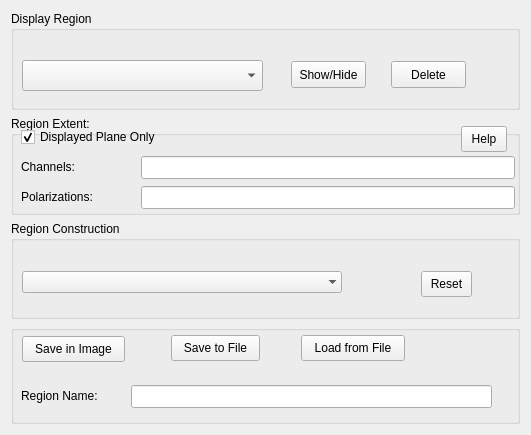
<ui version="4.0" >
 <author>dking</author>
 <class>QtRegionMgr</class>
 <widget class="QWidget" name="QtRegionMgr" >
  <property name="geometry" >
   <rect>
    <x>0</x>
    <y>0</y>
    <width>531</width>
    <height>435</height>
   </rect>
  </property>
  <property name="maximumSize" >
   <size>
    <width>99999</width>
    <height>99999</height>
   </size>
  </property>
  <property name="windowTitle" >
   <string>Region Manager</string>
  </property>
  <layout class="QGridLayout" >
   <item row="0" column="0" >
    <widget class="QGroupBox" name="groupBox" >
     <property name="title" >
      <string>Display Region</string>
     </property>
     <widget class="QComboBox" name="regName" >
      <property name="geometry" >
       <rect>
        <x>11</x>
        <y>49</y>
        <width>241</width>
        <height>31</height>
       </rect>
      </property>
      <property name="toolTip" >
       <string>Names of all regions stored in image or loaded from files</string>
      </property>
     </widget>
     <widget class="QPushButton" name="showOrHide" >
      <property name="geometry" >
       <rect>
        <x>280</x>
        <y>50</y>
        <width>75</width>
        <height>27</height>
       </rect>
      </property>
      <property name="toolTip" >
       <string>Show or Hide region in display </string>
      </property>
      <property name="text" >
       <string>Show/Hide</string>
      </property>
     </widget>
     <widget class="QPushButton" name="deleteReg" >
      <property name="geometry" >
       <rect>
        <x>380</x>
        <y>50</y>
        <width>75</width>
        <height>27</height>
       </rect>
      </property>
      <property name="toolTip" >
       <string>Delete Region from Image</string>
      </property>
      <property name="text" >
       <string>Delete</string>
      </property>
     </widget>
    </widget>
   </item>
   <item row="1" column="0" >
    <widget class="QGroupBox" name="extentGrpBox_" >
     <property name="toolTip" >
      <string>Controls region extent along &lt;i>non-displayed&lt;/i> axes.  Set &lt;i>before&lt;/i> defining region with the mouse.  (Typically, selecting All Axes extends over all channels &lt;i>and&lt;/i> all Stokes).</string>
     </property>
     <property name="title" >
      <string>Region Extent:</string>
     </property>
     <widget class="QLineEdit" name="chan_sel" >
      <property name="geometry" >
       <rect>
        <x>130</x>
        <y>40</y>
        <width>374</width>
        <height>23</height>
       </rect>
      </property>
      <property name="toolTip" >
       <string>blank for all channels or list of channels</string>
      </property>
     </widget>
     <widget class="QLineEdit" name="pol_sel" >
      <property name="geometry" >
       <rect>
        <x>130</x>
        <y>70</y>
        <width>374</width>
        <height>23</height>
       </rect>
      </property>
      <property name="toolTip" >
       <string>blank for all polarizations or list of polarizations</string>
      </property>
     </widget>
     <widget class="QCheckBox" name="planeOnlyCB" >
      <property name="geometry" >
       <rect>
        <x>10</x>
        <y>10</y>
        <width>161</width>
        <height>22</height>
       </rect>
      </property>
      <property name="toolTip" >
       <string>If checked the drawn region applies for the displayed </string>
      </property>
      <property name="text" >
       <string>Displayed Plane Only</string>
      </property>
      <property name="checked" >
       <bool>true</bool>
      </property>
      <property name="tristate" >
       <bool>false</bool>
      </property>
     </widget>
     <widget class="QLabel" name="chanExt" >
      <property name="geometry" >
       <rect>
        <x>10</x>
        <y>40</y>
        <width>83</width>
        <height>22</height>
       </rect>
      </property>
      <property name="toolTip" >
       <string>the channels this region applys to</string>
      </property>
      <property name="text" >
       <string>Channels:</string>
      </property>
     </widget>
     <widget class="QLabel" name="polExt" >
      <property name="geometry" >
       <rect>
        <x>10</x>
        <y>70</y>
        <width>111</width>
        <height>22</height>
       </rect>
      </property>
      <property name="toolTip" >
       <string>the polarizations this region applys to</string>
      </property>
      <property name="text" >
       <string>Polarizations:</string>
      </property>
     </widget>
     <widget class="QToolButton" name="helpButton" >
      <property name="geometry" >
       <rect>
        <x>450</x>
        <y>10</y>
        <width>46</width>
        <height>26</height>
       </rect>
      </property>
      <property name="text" >
       <string>Help</string>
      </property>
     </widget>
    </widget>
   </item>
   <item row="2" column="0" >
    <widget class="QGroupBox" name="groupBox_2" >
     <property name="title" >
      <string>Region Construction</string>
     </property>
     <widget class="QComboBox" name="drawing_mode" >
      <property name="geometry" >
       <rect>
        <x>11</x>
        <y>50</y>
        <width>320</width>
        <height>22</height>
       </rect>
      </property>
      <property name="minimumContentsLength" >
       <number>32</number>
      </property>
      <property name="frame" >
       <bool>false</bool>
      </property>
     </widget>
     <widget class="QToolButton" name="resetregions" >
      <property name="geometry" >
       <rect>
        <x>410</x>
        <y>50</y>
        <width>51</width>
        <height>26</height>
       </rect>
      </property>
      <property name="toolTip" >
       <string>reset current drawing list</string>
      </property>
      <property name="text" >
       <string>Reset</string>
      </property>
     </widget>
    </widget>
   </item>
   <item row="3" column="0" >
    <widget class="QGroupBox" name="groupBox_3" >
     <property name="title" >
      <string/>
     </property>
     <widget class="QToolButton" name="loadFile" >
      <property name="geometry" >
       <rect>
        <x>290</x>
        <y>10</y>
        <width>104</width>
        <height>26</height>
       </rect>
      </property>
      <property name="toolTip" >
       <string>load a region from a file </string>
      </property>
      <property name="text" >
       <string>Load from File</string>
      </property>
     </widget>
     <widget class="QToolButton" name="saveRGNFile" >
      <property name="geometry" >
       <rect>
        <x>160</x>
        <y>10</y>
        <width>89</width>
        <height>26</height>
       </rect>
      </property>
      <property name="toolTip" >
       <string>save the region in to a file</string>
      </property>
      <property name="text" >
       <string>Save to File</string>
      </property>
     </widget>
     <widget class="QToolButton" name="saveInImage" >
      <property name="geometry" >
       <rect>
        <x>11</x>
        <y>11</y>
        <width>103</width>
        <height>26</height>
       </rect>
      </property>
      <property name="toolTip" >
       <string>save the region in to the image</string>
      </property>
      <property name="text" >
       <string>Save in Image</string>
      </property>
     </widget>
     <widget class="QLineEdit" name="savedName" >
      <property name="geometry" >
       <rect>
        <x>120</x>
        <y>60</y>
        <width>361</width>
        <height>23</height>
       </rect>
      </property>
      <property name="toolTip" >
       <string>the name of the image region (to be saved or loaded)</string>
      </property>
     </widget>
     <widget class="QLabel" name="polExt_2" >
      <property name="geometry" >
       <rect>
        <x>10</x>
        <y>60</y>
        <width>111</width>
        <height>22</height>
       </rect>
      </property>
      <property name="toolTip" >
       <string>the polarizations this region applys to</string>
      </property>
      <property name="text" >
       <string>Region Name:</string>
      </property>
     </widget>
    </widget>
   </item>
  </layout>
 </widget>
 <resources/>
 <connections/>
</ui>
